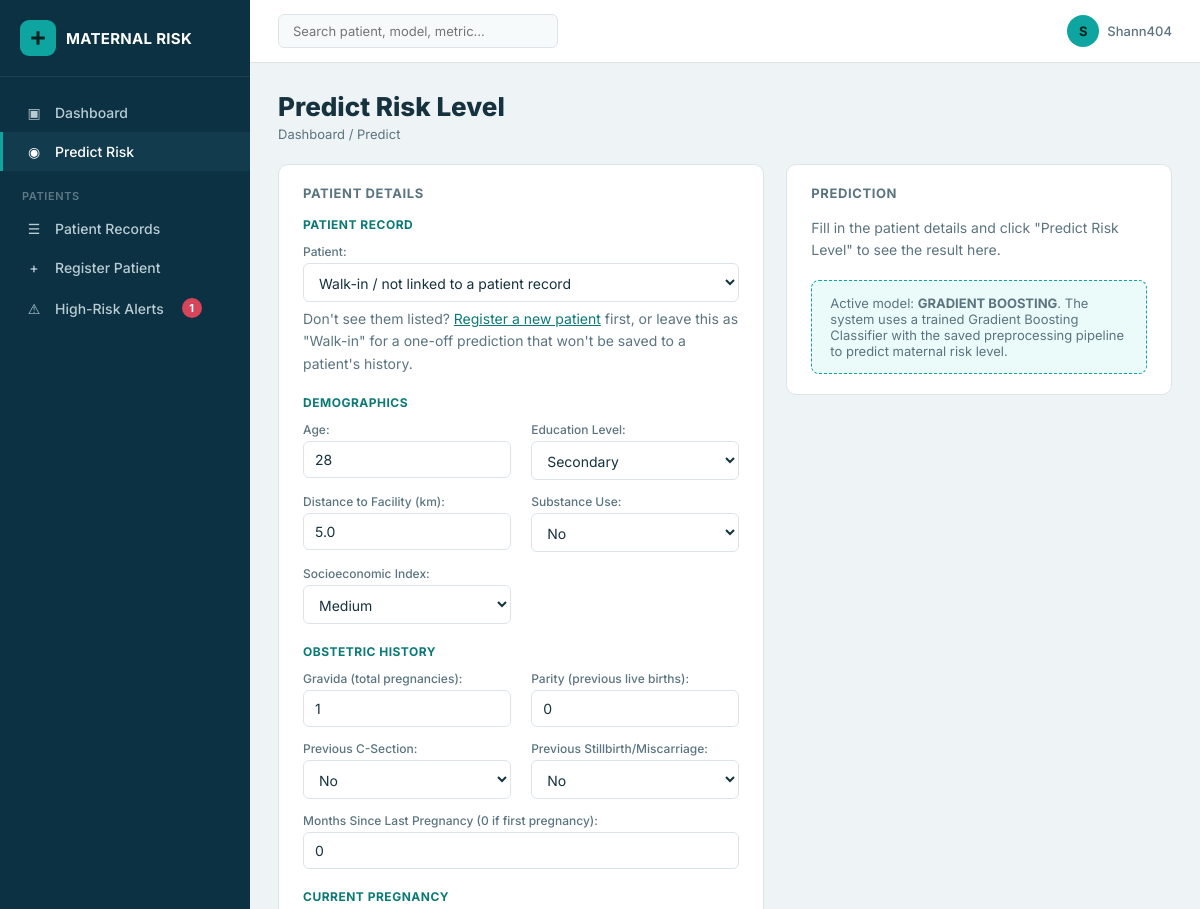
The app's page /?patient=9 (signed in, upper part), older data.
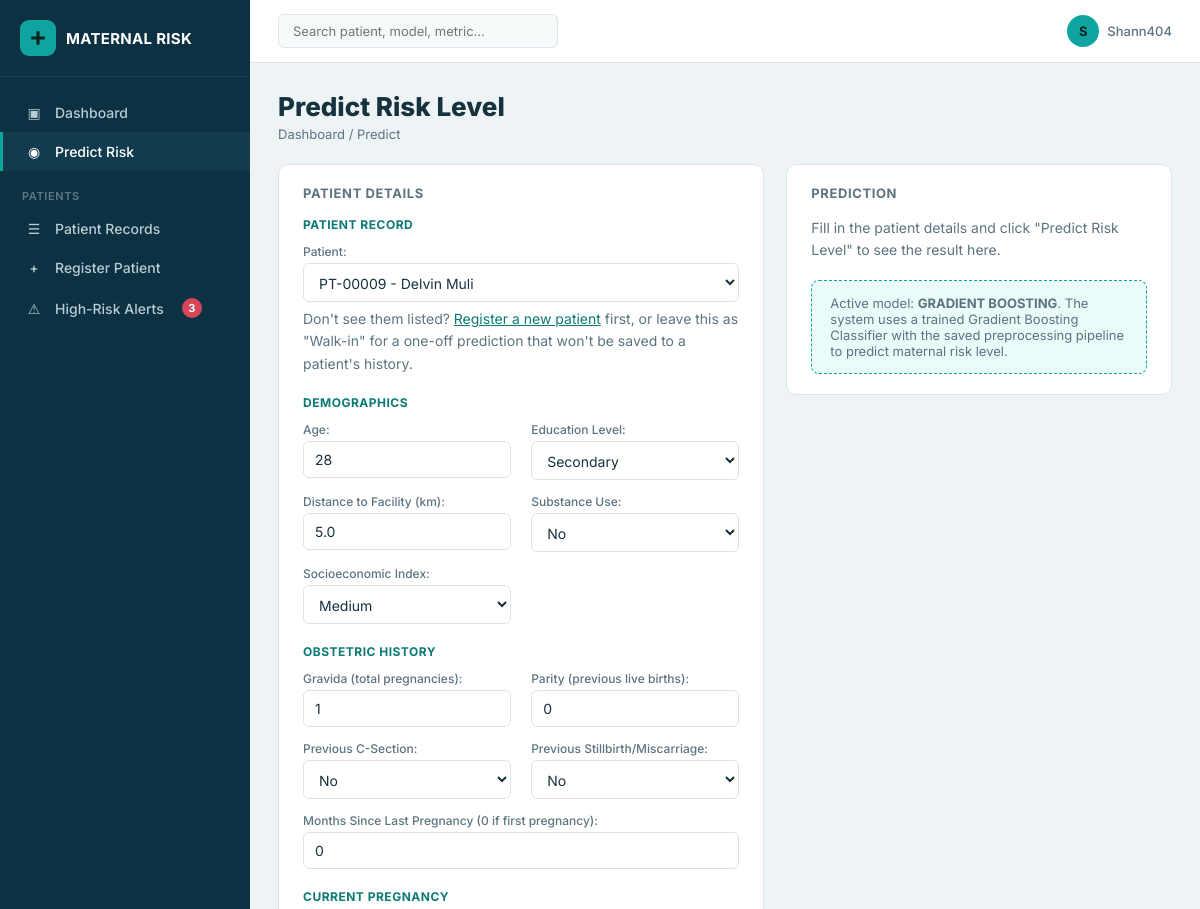
The same page, newer data.
### risk_app/models.py (models this page shows, shortened)
class Patient(models.Model):
    patient_id = models.CharField(max_length=20, unique=True, editable=False)
    full_name = models.CharField(max_length=150)
    phone_number = models.CharField(max_length=20, blank=True)
    date_registered = models.DateTimeField(auto_now_add=True)
    registered_by = models.ForeignKey(
        settings.AUTH_USER_MODEL, null=True, blank=True,
        on_delete=models.SET_NULL, related_name="patients_registered",
    )
    class Meta:
        ordering = ["-date_registered"]
    def __str__(self):
        return f"{self.patient_id} - {self.full_name}"
    @property
    def latest_prediction(self):
        return self.predictions.order_by("-created_at").first()

### risk_app/views.py (the view)
# urls.py: path("", views.predict_view, name="predict"),
@login_required
def predict_view(request):
    result = None
    preselected_patient = request.GET.get("patient")
    if request.method == "POST":
        form = PatientRiskForm(request.POST)
        if form.is_valid():
            X_raw = build_feature_row(form)
            risk_level, probabilities = run_prediction(X_raw)
            result = {
                "risk_level": risk_level,
                "color": RISK_COLORS[risk_level],
                "probabilities": probabilities,
            }
            prob_by_label = {p["label"]: p["pct"] for p in probabilities}
            PredictionRecord.objects.create(
                user=request.user,
                patient=form.cleaned_data.get("patient"),
                age=form.cleaned_data["age"],
                gestational_age_weeks=form.cleaned_data["gestational_age_weeks"],
                eclampsia_severity=form.cleaned_data["eclampsia_severity"],
                haemorrhage_severity=form.cleaned_data["haemorrhage_severity"],
                risk_level=risk_level,
                prob_low=prob_by_label.get("Low", 0),
                prob_medium=prob_by_label.get("Medium", 0),
                prob_high=prob_by_label.get("High", 0),
                model_backend=MODEL_BACKEND,
            )
    else:
        initial = {}
        if preselected_patient:
            initial["patient"] = preselected_patient
        form = PatientRiskForm(initial=initial)
    return render(request, "risk_app/predict.html",
                  {"form": form, "result": result, "model_backend": MODEL_BACKEND})

### risk_app/context_processors.py (called while the page is built)
def alerts_count(request):
    if not request.user.is_authenticated:
        return {}
    count = 0
    for patient in Patient.objects.all():
        latest = patient.latest_prediction
        if latest and latest.risk_level == "High":
            count += 1
    return {"high_risk_alert_count": count}

### risk_app/templates/risk_app/predict.html (shortened to what this page needs)
{% extends "risk_app/base_app.html" %}
{% block content %}
<h1 class="page-title">Predict Risk Level</h1>
<div class="breadcrumb">Dashboard / Predict</div>
<div class="grid">
    <div class="panel form-panel">
        <h2>Patient Details</h2>
        <form method="post">
            <fieldset>
                <legend>Patient Record</legend>
                <div class="form-grid">
                    <div class="field field-full">
                        {{ form.patient.label_tag }}{{ form.patient }}
                        <div class="placeholder" style="margin-top:6px;">
                            Don't see them listed? <a href="{% url 'risk_app:patient_register' %}">Register a new patient</a> first, or leave this as "Walk-in" for a one-off prediction that won't be saved to a patient's history.
                        </div>
                    </div>
                </div>
            </fieldset>
            <fieldset>
                <legend>Demographics</legend>
                <div class="form-grid">
                    <div class="field">{{ form.age.label_tag }}{{ form.age }}</div>
                    <div class="field">{{ form.education_level.label_tag }}{{ form.education_level }}</div>
                    <div class="field">{{ form.distance_to_facility_km.label_tag }}{{ form.distance_to_facility_km }}</div>
                    <div class="field">{{ form.substance_use.label_tag }}{{ form.substance_use }}</div>
                    <div class="field">{{ form.socioeconomic_index.label_tag }}{{ form.socioeconomic_index }}</div>
                </div>
            </fieldset>
            <fieldset>
                <legend>Obstetric History</legend>
                <div class="form-grid">
                    <div class="field">{{ form.gravida.label_tag }}{{ form.gravida }}</div>
                    <div class="field">{{ form.parity.label_tag }}{{ form.parity }}</div>
                    <div class="field">{{ form.previous_c_section.label_tag }}{{ form.previous_c_section }}</div>
                    <div class="field">{{ form.previous_stillbirth_miscarriage.label_tag }}{{ form.previous_stillbirth_miscarriage }}</div>
                    <div class="field field-full">{{ form.interval_since_last_pregnancy_months.label_tag }}{{ form.interval_since_last_pregnancy_months }}</div>
                </div>
            </fieldset>
            <fieldset>
                <legend>Current Pregnancy</legend>
            </fieldset>
        </form>
    </div>
    <div class="panel result-panel">
        <h2>Prediction</h2>
        {% if result %}
            <div class="risk-badge" style="background:{{ result.color }}22; color:{{ result.color }}; border:1px solid {{ result.color }};">
                {{ result.risk_level }} Risk
            </div>
            <div>
                {% for p in result.probabilities %}
                <div class="prob-row">
                    <div class="prob-label">{{ p.label }}</div>
                    <div class="prob-bar-track">
                        <div class="prob-bar-fill" style="width:{{ p.pct }}%; background:
                            {% if p.label == 'Low' %}var(--low)
                            {% elif p.label == 'Medium' %}var(--medium)
                            {% else %}var(--high){% endif %};"></div>
                    </div>
                    <div class="prob-pct">{{ p.pct }}%</div>
                </div>
                {% endfor %}
            </div>
            <p class="placeholder" style="margin-top:18px;">
                This is a model estimate based on the entered values &mdash; it supports, but does not replace,
                clinical judgement. A High or Medium result should prompt closer follow-up.
            </p>
        {% else %}
            <p class="placeholder">Fill in the patient details and click "Predict Risk Level" to see the result here.</p>
        {% endif %}
       <div class="model-note">
    Active model: <strong>GRADIENT BOOSTING</strong>.
    The system uses a trained Gradient Boosting Classifier with
    the saved preprocessing pipeline to predict maternal risk level.
</div>
    </div>
</div>
{% endblock %}

### risk_app/templates/risk_app/base_app.html (shortened to what this page needs)
{% load static %}
<!DOCTYPE html>
<html lang="en">
<head>
    <link rel="stylesheet" href="{% static 'css/style.css' %}">
</head>
<body>
    <div class="app-shell">
        <aside class="sidebar">
            <div class="brand">
                <div class="mark">
                    <svg viewBox="0 0 24 24" fill="currentColor"><path d="M10 3h4v7h7v4h-7v7h-4v-7H3v-4h7V3z"/></svg>
                </div>
                <span>MATERNAL RISK</span>
            </div>
            <nav>
                <a href="{% url 'risk_app:dashboard' %}" class="{% if request.resolver_match.url_name == 'dashboard' %}active{% endif %}">
                    <span class="icon">&#9635;</span> Dashboard
                </a>
                <a href="{% url 'risk_app:predict' %}" class="{% if request.resolver_match.url_name == 'predict' %}active{% endif %}">
                    <span class="icon">&#9673;</span> Predict Risk
                </a>
                <div class="nav-section-label">Patients</div>
                <a href="{% url 'risk_app:patients_list' %}" class="{% if request.resolver_match.url_name == 'patients_list' or request.resolver_match.url_name == 'patient_detail' %}active{% endif %}">
                    <span class="icon">&#9776;</span> Patient Records
                </a>
                <a href="{% url 'risk_app:patient_register' %}" class="{% if request.resolver_match.url_name == 'patient_register' %}active{% endif %}">
                    <span class="icon">+</span> Register Patient
                </a>
                <a href="{% url 'risk_app:alerts' %}" class="{% if request.resolver_match.url_name == 'alerts' %}active{% endif %}">
                    <span class="icon">&#9888;</span> High-Risk Alerts
                    {% if high_risk_alert_count %}<span class="badge-count">{{ high_risk_alert_count }}</span>{% endif %}
                </a>
            </nav>
        </aside>
        <div class="main">
            <div class="topbar">
                <input class="search" type="text" placeholder="Search patient, model, metric...">
                <div class="topbar-right">
                    <div class="user-chip">
                        <div class="avatar">{{ user.username|slice:":1"|upper }}</div>
                        {{ user.username }}
                    </div>
                </div>
            </div>
            <div class="content">
                {% block content %}{% endblock %}
            </div>
        </div>
    </div>
</body>
</html>

Row changes from the older to the newer data that the page shows:
no longer on this page (row unchanged): Patient: patient "Walk-in / not linked to a patient record"
added Patient: patient "PT-00009 - Delvin Muli"
Text that changed along with them:
{{ high_risk_alert_count }}: "1" → "3"
